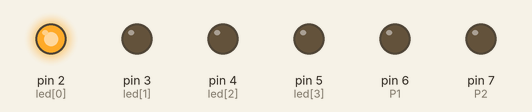
Simulated run of this sketch. Board: Arduino Uno, built with avr-gcc and run on an emulated ATmega328P. Shown: output pins drawn as LEDs (lit = HIGH).

Above: at 0.5 s.
At 1.5 s:
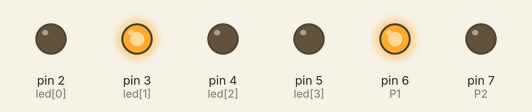
At 2.5 s:
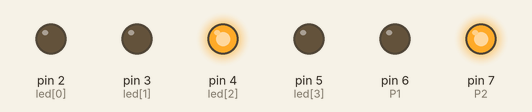
At 3.5 s:
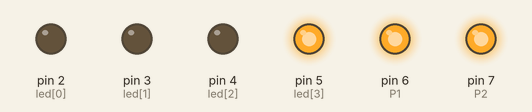
Timing chart, 0 to 5.2 s (numbered marks = the images above):
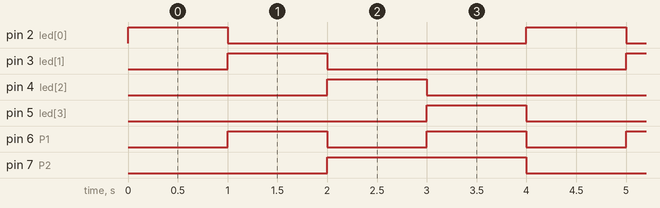

The sketch:

Practica_Demultiplexor.ino
```cpp
const int num = 4;
int led[num] = {2, 3, 4, 5};
int P1 = 6;
int P2 = 7;

void setup() {
  for (int i = 0; i < num; i++) {
    pinMode(led[i], OUTPUT);
  }
  pinMode(P1, OUTPUT);
  pinMode(P2, OUTPUT);
}

void loop() {
  for (int i = 0; i < num; i++) {
    digitalWrite(P1, bitRead(i, 0));
    digitalWrite(P2, bitRead(i, 1));
    digitalWrite(led[i], HIGH);
    delay(1000);
    digitalWrite(led[i], LOW);
  }
}
```

Measured:
- by itself, pin 2 (led[0]), pin 3 (led[1]), pin 4 (led[2]), pin 5 (led[3]): alternates HIGH for 1.0 s and LOW for 3.0 s
- by itself, pin 6 (P1): alternates HIGH for 1.0 s and LOW for 1.0 s
- by itself, pin 7 (P2): alternates HIGH for 2.0 s and LOW for 2.0 s
